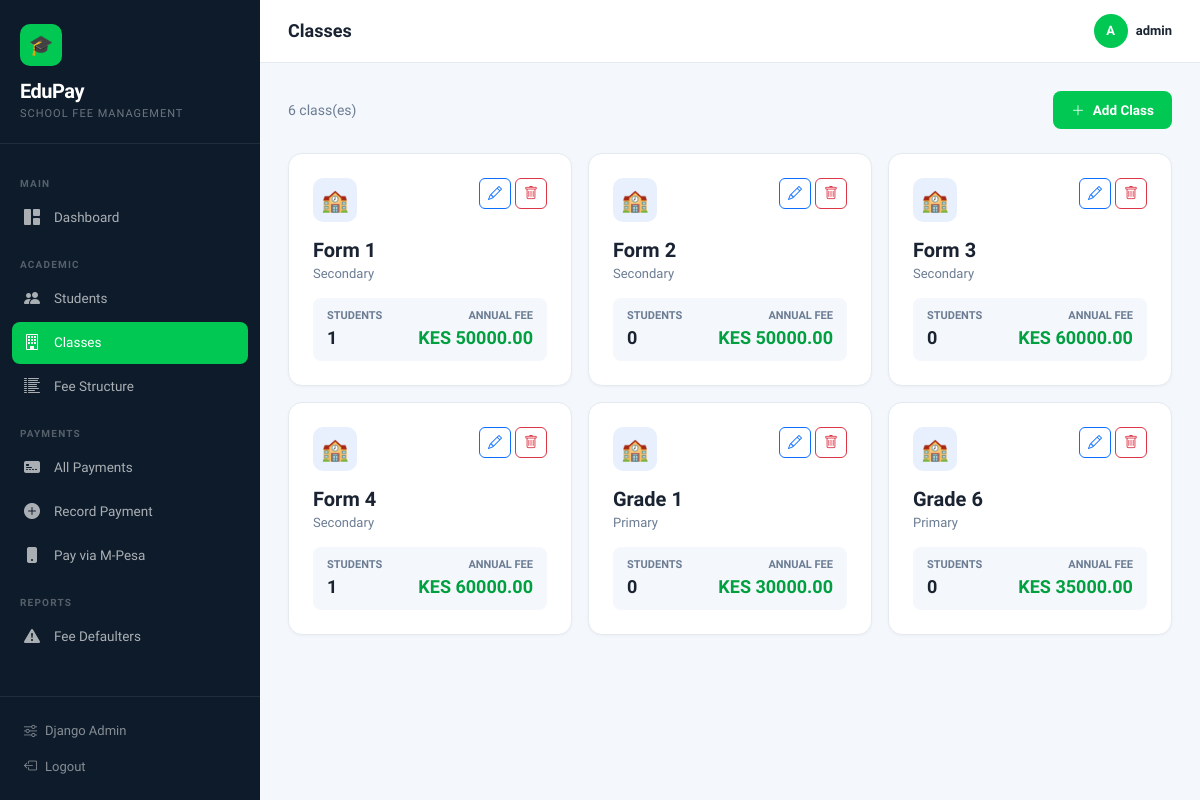
Page /classes/ (signed in) on the committed database.
### fees/models.py (models this page shows, shortened)
class Class(models.Model):
    name = models.CharField(max_length=50)          # e.g. "Form 1", "Grade 6"
    level = models.CharField(max_length=50, blank=True)
    annual_fee = models.DecimalField(max_digits=10, decimal_places=2, default=0)
    class Meta:
        verbose_name_plural = "Classes"
        ordering = ['name']

### fees/views.py (the view)
# urls.py: path('classes/', views.class_list, name='class_list'),
@login_required
def class_list(request):
    classes = Class.objects.annotate(student_count=Count('students'))
    return render(request, 'fees/class_list.html', {'classes': classes})

### fees/templates/fees/class_list.html (shortened to what this page needs)
{% extends 'base.html' %}
{% block page_title %}Classes{% endblock %}
{% block content %}
<div class="d-flex justify-content-between align-items-center mb-4">
  <p class="mb-0" style="color:#6b7c93; font-size:14px;">{{ classes|length }} class(es)</p>
  <a href="{% url 'class_create' %}" class="btn-ep btn d-flex align-items-center gap-2">
    <i class="bi bi-plus-lg"></i> Add Class
  </a>
</div>
<div class="row g-3">
  {% for c in classes %}
  <div class="col-md-4">
    <div class="ep-card" style="transition:transform .2s, box-shadow .2s;" onmouseover="this.style.transform='translateY(-3px)';this.style.boxShadow='0 8px 24px rgba(0,0,0,.08)';" onmouseout="this.style.transform='';this.style.boxShadow='';">
      <div class="d-flex justify-content-between align-items-start mb-3">
        <div style="width:44px; height:44px; background:#e8f0fe; border-radius:10px; display:flex; align-items:center; justify-content:center; font-size:22px;">🏫</div>
        <div class="d-flex gap-1">
          <a href="{% url 'class_edit' c.pk %}" class="btn btn-sm btn-outline-primary" style="border-radius:6px;"><i class="bi bi-pencil"></i></a>
          <a href="{% url 'class_delete' c.pk %}" class="btn btn-sm btn-outline-danger" style="border-radius:6px;"><i class="bi bi-trash"></i></a>
        </div>
      </div>
      <h5 style="font-weight:800; margin-bottom:2px;">{{ c.name }}</h5>
      <p style="color:#6b7c93; font-size:13px; margin-bottom:14px;">{{ c.level|default:"—" }}</p>
      <div class="d-flex justify-content-between" style="background:#f4f7fb; border-radius:8px; padding:10px 14px;">
        <div>
          <div style="font-size:11px; color:#6b7c93; font-weight:600;">STUDENTS</div>
          <div style="font-size:18px; font-weight:800;">{{ c.student_count }}</div>
        </div>
        <div class="text-end">
          <div style="font-size:11px; color:#6b7c93; font-weight:600;">ANNUAL FEE</div>
          <div style="font-size:18px; font-weight:800; color:#00a040;">KES {{ c.annual_fee }}</div>
        </div>
      </div>
    </div>
  </div>
  {% endfor %}
</div>
{% endblock %}

### templates/base.html (shortened to what this page needs)
<!DOCTYPE html>
<html lang="en">
<head>
  <link href="https://cdn.jsdelivr.net/npm/bootstrap@5.3.2/dist/css/bootstrap.min.css" rel="stylesheet">
  <link href="https://cdn.jsdelivr.net/npm/bootstrap-icons@1.11.3/font/bootstrap-icons.css" rel="stylesheet">
</head>
<body>
<aside class="sidebar" id="sidebar">
  <div class="sidebar-brand">
    <div class="brand-icon">🎓</div>
    <div class="brand-name">EduPay</div>
    <div class="brand-sub">School Fee Management</div>
  </div>
  <nav class="sidebar-nav">
    <div class="nav-section-label">Main</div>
    <a href="{% url 'dashboard' %}" class="sidebar-link {% if request.resolver_match.url_name == 'dashboard' or request.resolver_match.url_name == 'home' %}active{% endif %}">
      <i class="bi bi-grid-1x2-fill"></i> Dashboard
    </a>
    <div class="nav-section-label">Academic</div>
    <a href="{% url 'student_list' %}" class="sidebar-link {% if 'student' in request.resolver_match.url_name %}active{% endif %}">
      <i class="bi bi-people-fill"></i> Students
    </a>
    <a href="{% url 'class_list' %}" class="sidebar-link {% if 'class' in request.resolver_match.url_name %}active{% endif %}">
      <i class="bi bi-building"></i> Classes
    </a>
    <a href="{% url 'fee_structure_list' %}" class="sidebar-link {% if 'fee_structure' in request.resolver_match.url_name %}active{% endif %}">
      <i class="bi bi-list-columns-reverse"></i> Fee Structure
    </a>
    <div class="nav-section-label">Payments</div>
    <a href="{% url 'payment_list' %}" class="sidebar-link {% if request.resolver_match.url_name == 'payment_list' %}active{% endif %}">
      <i class="bi bi-credit-card-2-front-fill"></i> All Payments
    </a>
    <a href="{% url 'payment_create' %}" class="sidebar-link {% if request.resolver_match.url_name == 'payment_create' %}active{% endif %}">
      <i class="bi bi-plus-circle-fill"></i> Record Payment
    </a>
    <a href="{% url 'mpesa_pay' %}" class="sidebar-link {% if 'mpesa' in request.resolver_match.url_name %}active{% endif %}">
      <i class="bi bi-phone-fill"></i> Pay via M-Pesa
    </a>
    <div class="nav-section-label">Reports</div>
    <a href="{% url 'defaulters_report' %}" class="sidebar-link {% if 'defaulters' in request.resolver_match.url_name %}active{% endif %}">
      <i class="bi bi-exclamation-triangle-fill"></i> Fee Defaulters
    </a>
  </nav>
  <div class="sidebar-footer">
    <a href="/admin/">
      <i class="bi bi-sliders"></i> Django Admin
    </a>
    <a href="{% url 'logout' %}">
      <i class="bi bi-box-arrow-left"></i> Logout
    </a>
  </div>
</aside>
<div class="main-wrap">
  <header class="topbar">
    <h1 class="page-title">{% block page_title %}Dashboard{% endblock %}</h1>
    <div class="topbar-right">
      <div class="user-badge">
        <div class="user-avatar">{{ request.user.username|first|upper }}</div>
        <span>{{ request.user.username }}</span>
      </div>
    </div>
  </header>
  <main class="page-content">
    {% block content %}{% endblock %}
  </main>
</div>
</body>
</html>

### templates/base.html (style rules this page uses)
:root { --ep-green: #00c853; --ep-green-dark: #00a040; --ep-green-light: #e8faf0; --ep-navy: #0d1b2a; --ep-slate: #1e3045; --ep-text: #1a2332; --ep-muted: #6b7c93; --ep-border: #e4eaf0; --ep-bg: #f4f7fb; --ep-card: #ffffff; --ep-mpesa: #00b300; --sidebar-w: 260px; --font: 'Plus Jakarta Sans', sans-serif; --mono: 'DM Mono', monospace; }
* { box-sizing: border-box; }
body { font-family: var(--font); background: var(--ep-bg); color: var(--ep-text); margin: 0; min-height: 100vh; }
.sidebar { position: fixed; top: 0; left: 0; width: var(--sidebar-w); height: 100vh; background: var(--ep-navy); display: flex; flex-direction: column; z-index: 1000; transition: transform .3s ease; overflow-y: auto; }
.sidebar-brand { padding: 24px 20px 20px; border-bottom: 1px solid rgba(255,255,255,.08); }
.sidebar-brand .brand-icon { width: 42px; height: 42px; background: var(--ep-green); border-radius: 10px; display: flex; align-items: center; justify-content: center; font-size: 20px; margin-bottom: 10px; }
.sidebar-brand .brand-name { font-size: 20px; font-weight: 800; color: #fff; letter-spacing: -0.5px; }
.sidebar-brand .brand-sub { font-size: 11px; color: rgba(255,255,255,.4); font-weight: 500; text-transform: uppercase; letter-spacing: 1px; }
.sidebar-nav { flex: 1; padding: 16px 12px; }
.nav-section-label { font-size: 10px; font-weight: 700; text-transform: uppercase; letter-spacing: 1.2px; color: rgba(255,255,255,.3); padding: 16px 8px 6px; }
.sidebar-link { display: flex; align-items: center; gap: 10px; padding: 9px 12px; border-radius: 8px; text-decoration: none; color: rgba(255,255,255,.65); font-size: 13.5px; font-weight: 500; transition: all .15s; margin-bottom: 2px; }
.sidebar-link.active { background: var(--ep-green); color: #fff; }
.sidebar-link i { font-size: 16px; width: 20px; flex-shrink: 0; }
.sidebar-footer { padding: 16px; border-top: 1px solid rgba(255,255,255,.08); }
.sidebar-footer a { display: flex; align-items: center; gap: 8px; color: rgba(255,255,255,.5); font-size: 13px; text-decoration: none; padding: 8px; border-radius: 6px; transition: .15s; }
.main-wrap { margin-left: var(--sidebar-w); min-height: 100vh; display: flex; flex-direction: column; }
.topbar { background: #fff; border-bottom: 1px solid var(--ep-border); padding: 14px 28px; display: flex; align-items: center; justify-content: space-between; position: sticky; top: 0; z-index: 100; }
.topbar .page-title { font-size: 18px; font-weight: 700; color: var(--ep-text); margin: 0; }
.topbar .topbar-right { display: flex; align-items: center; gap: 12px; }
.user-badge { display: flex; align-items: center; gap: 8px; font-size: 13px; font-weight: 600; color: var(--ep-text); }
.user-avatar { width: 34px; height: 34px; background: var(--ep-green); border-radius: 50%; display: flex; align-items: center; justify-content: center; color: #fff; font-size: 13px; font-weight: 700; }
.page-content { padding: 28px; flex: 1; }
.ep-card { background: var(--ep-card); border: 1px solid var(--ep-border); border-radius: 14px; padding: 24px; box-shadow: 0 1px 3px rgba(0,0,0,.04); }
.btn-ep { background: var(--ep-green); color: #fff; border: none; padding: 9px 18px; border-radius: 8px; font-size: 13.5px; font-weight: 600; cursor: pointer; transition: background .15s, transform .1s; font-family: var(--font); }
.page-content > * { animation: fadeIn .35s ease both; }
.page-content > *:nth-child(2) { animation-delay: .05s; }

### rows in the picture
Class: name "Form 1", level "Secondary", student_count "1", annual_fee "50000.00"
Class: name "Form 2", level "Secondary", student_count "0", annual_fee "50000.00"
Class: name "Form 3", level "Secondary", student_count "0", annual_fee "60000.00"
Class: name "Form 4", level "Secondary", student_count "1", annual_fee "60000.00"
Class: name "Grade 1", level "Primary", student_count "0", annual_fee "30000.00"
Class: name "Grade 6", level "Primary", student_count "0", annual_fee "35000.00"

### other values in the picture
{{ request.user.username|first|upper }} "A"
{{ request.user.username }} "admin"
{{ classes|length }} "6"
